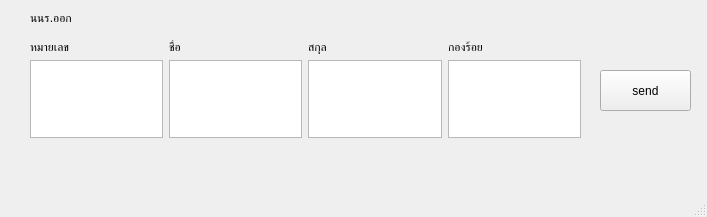
<?xml version="1.0" encoding="UTF-8"?>
<ui version="4.0">
 <class>MainWindow</class>
 <widget class="QMainWindow" name="MainWindow">
  <property name="geometry">
   <rect>
    <x>0</x>
    <y>0</y>
    <width>707</width>
    <height>217</height>
   </rect>
  </property>
  <property name="windowTitle">
   <string>MainWindow</string>
  </property>
  <widget class="QWidget" name="centralwidget">
   <widget class="QWidget" name="layoutWidget">
    <property name="geometry">
     <rect>
      <x>30</x>
      <y>40</y>
      <width>551</width>
      <height>98</height>
     </rect>
    </property>
    <layout class="QGridLayout" name="gridLayout">
     <item row="0" column="2">
      <widget class="QLabel" name="sname_out">
       <property name="text">
        <string>สกุล</string>
       </property>
      </widget>
     </item>
     <item row="0" column="3">
      <widget class="QLabel" name="ucom_out">
       <property name="text">
        <string>กองร้อย</string>
       </property>
      </widget>
     </item>
     <item row="0" column="1">
      <widget class="QLabel" name="uname_out">
       <property name="text">
        <string>ชื่อ</string>
       </property>
      </widget>
     </item>
     <item row="0" column="0">
      <widget class="QLabel" name="uid_out">
       <property name="text">
        <string>หมายเลข</string>
       </property>
      </widget>
     </item>
     <item row="1" column="0">
      <widget class="QTextEdit" name="uid_out_show"/>
     </item>
     <item row="1" column="1">
      <widget class="QTextEdit" name="uname_out_show"/>
     </item>
     <item row="1" column="3">
      <widget class="QTextEdit" name="ucom_out_show"/>
     </item>
     <item row="1" column="2">
      <widget class="QTextEdit" name="sname_out_show"/>
     </item>
    </layout>
   </widget>
   <widget class="QLabel" name="out_title">
    <property name="geometry">
     <rect>
      <x>30</x>
      <y>10</y>
      <width>141</width>
      <height>16</height>
     </rect>
    </property>
    <property name="text">
     <string>นนร.ออก</string>
    </property>
   </widget>
   <widget class="QPushButton" name="out_send">
    <property name="geometry">
     <rect>
      <x>600</x>
      <y>70</y>
      <width>91</width>
      <height>41</height>
     </rect>
    </property>
    <property name="text">
     <string>send</string>
    </property>
   </widget>
  </widget>
  <widget class="QMenuBar" name="menubar">
   <property name="geometry">
    <rect>
     <x>0</x>
     <y>0</y>
     <width>707</width>
     <height>21</height>
    </rect>
   </property>
  </widget>
  <widget class="QStatusBar" name="statusbar"/>
 </widget>
 <resources/>
 <connections/>
</ui>
